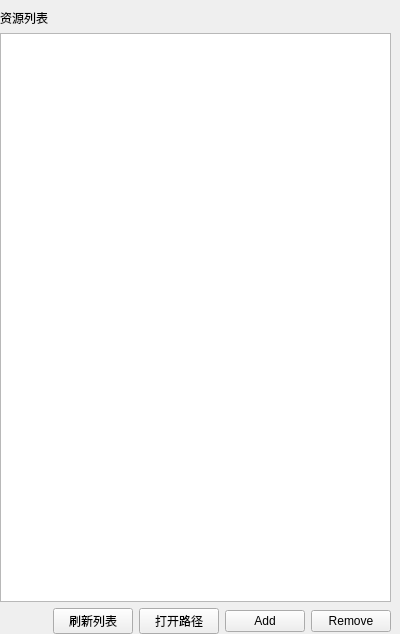
                 <widget class="QWidget" name="widget_39" native="true">
                  <property name="sizePolicy">
                   <sizepolicy hsizetype="Expanding" vsizetype="Expanding">
                    <horstretch>0</horstretch>
                    <verstretch>0</verstretch>
                   </sizepolicy>
                  </property>
                  <property name="minimumSize">
                   <size>
                    <width>300</width>
                    <height>634</height>
                   </size>
                  </property>
                  <property name="maximumSize">
                   <size>
                    <width>400</width>
                    <height>16777215</height>
                   </size>
                  </property>
                  <layout class="QVBoxLayout" name="verticalLayout_43">
                   <property name="leftMargin">
                    <number>0</number>
                   </property>
                   <property name="topMargin">
                    <number>9</number>
                   </property>
                   <property name="rightMargin">
                    <number>9</number>
                   </property>
                   <property name="bottomMargin">
                    <number>0</number>
                   </property>
                   <item>
                    <widget class="QLabel" name="label_56">
                     <property name="text">
                      <string>资源列表</string>
                     </property>
                    </widget>
                   </item>
                   <item>
                    <widget class="QListWidget" name="lwAssetEditList">
                     <property name="maximumSize">
                      <size>
                       <width>16777215</width>
                       <height>16777215</height>
                      </size>
                     </property>
                    </widget>
                   </item>
                   <item>
                    <widget class="QWidget" name="widget_48" native="true">
                     <property name="maximumSize">
                      <size>
                       <width>16777215</width>
                       <height>16777215</height>
                      </size>
                     </property>
                     <layout class="QHBoxLayout" name="horizontalLayout_25">
                      <property name="topMargin">
                       <number>0</number>
                      </property>
                      <property name="rightMargin">
                       <number>0</number>
                      </property>
                      <property name="bottomMargin">
                       <number>0</number>
                      </property>
                      <item>
                       <spacer name="horizontalSpacer_24">
                        <property name="orientation">
                         <enum>Qt::Horizontal</enum>
                        </property>
                        <property name="sizeHint" stdset="0">
                         <size>
                          <width>126</width>
                          <height>20</height>
                         </size>
                        </property>
                       </spacer>
                      </item>
                      <item>
                       <widget class="QPushButton" name="pbAssetRefresh">
                        <property name="text">
                         <string>刷新列表</string>
                        </property>
                       </widget>
                      </item>
                      <item>
                       <widget class="QPushButton" name="pbAssetOpenPath">
                        <property name="text">
                         <string>打开路径</string>
                        </property>
                       </widget>
                      </item>
                      <item>
                       <widget class="QPushButton" name="pbAssetEditAdd">
                        <property name="text">
                         <string>Add</string>
                        </property>
                       </widget>
                      </item>
                      <item>
                       <widget class="QPushButton" name="pbAssetEditRemove">
                        <property name="text">
                         <string>Remove</string>
                        </property>
                       </widget>
                      </item>
                     </layout>
                    </widget>
                   </item>
                  </layout>
                 </widget>
